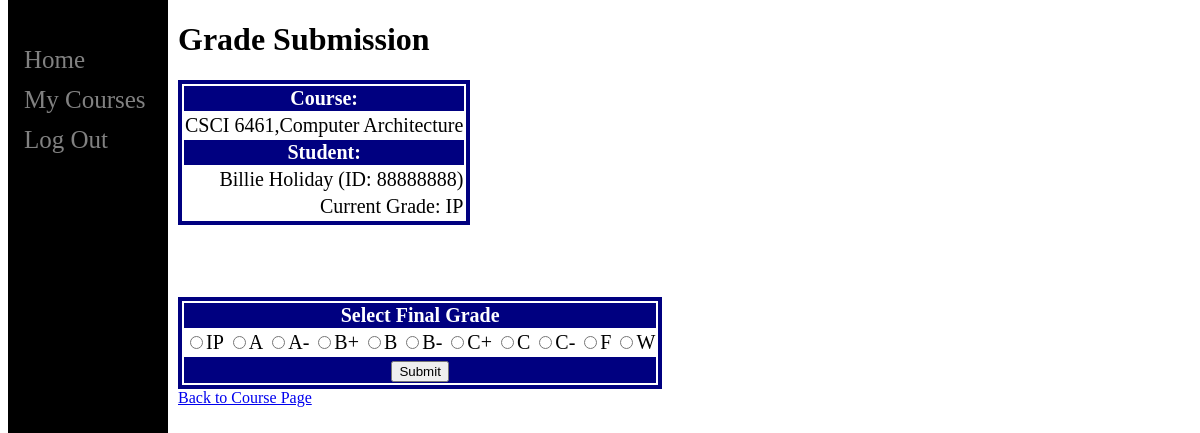
Page /faculty-instructor/chgrade.php?cid=2&sid=88888888 on the committed database.
### tables this page shows
CREATE TABLE course_catalog (
    courseID int(3) not null,
    course_dept  varchar(20) not null,
    course_num     int(4) not null,
    course_name varchar(50) not null,
    day TINYTEXT,
    startTime     int(4) not null,
    endTime     int(4) not null,
    semester TINYTEXT,
    course_credits     int(1) not null,
    sectionNum	 int(1) not null,
    instructor TINYTEXT,
    instructor_id INT(8) ZEROFILL,
    preq1Dept     varchar(20),
    preq1Num     varchar(20),
    preq2Dept     varchar(20),
    preq2Num     varchar(20)
);

CREATE TABLE student (
  user_id INT(8) ZEROFILL,
  program INT(1),
  thesis INT(1),
  app_to_grad INT(1),
  form1 INT,
  adv_id INT(8) ZEROFILL,
  fname TINYTEXT,
  lname TINYTEXT,
  email TINYTEXT,
  street TINYTEXT,
  city TINYTEXT,
  state TINYTEXT,
  country TINYTEXT,
  ssn TINYTEXT,
  adv_form INT(1),
  reg_hold INT(1),
  PRIMARY KEY (user_id)
);

CREATE TABLE enrollment (
  user_id INT(8) ZEROFILL,
  course_num     int(4) not null,
  courseID     int(3) not null,
  course_dept TINYTEXT,
  course_name TINYTEXT,
  startTime     INT(4),
  endTime     INT(4),
  day   TINYTEXT,
  semester TINYTEXT,
  course_credits    INT(4),
  year	   INT(4),
  grade	  TINYTEXT,
  gpa  decimal(3,2)
);

### faculty-instructor/chgrade.php (the view, shortened to what this page needs)
<?php
  require "header.php";
?>
<main>
  <div class="change-tbl">
  <h1>Grade Submission</h1>
  <?php
    if(isset($_GET['cid']) && isset($_GET['sid'])){
      $form = "<form action = '' method = 'post'><table>";
      $course = $_GET['cid'];
      $student = $_GET['sid'];
      $course_query = "SELECT * FROM course_catalog WHERE courseID=" . $course;
      $run_course_query = mysqli_query($conn, $course_query);
      $course_data = mysqli_fetch_assoc($run_course_query);
      $student_query = "SELECT * FROM student WHERE user_id=" . $student;
      $run_student_query = mysqli_query($conn, $student_query);
      $student_data = mysqli_fetch_assoc($run_student_query);
      $enroll_query = "SELECT grade FROM enrollment WHERE user_id=" . $student ." AND courseID=" . $course;
      $run_enroll_query = mysqli_query($conn, $enroll_query);
      $enrollment_data = mysqli_fetch_assoc($run_enroll_query);
      $form .= "<tr><th>Course: </th></tr><tr><td>{$course_data['course_dept']} {$course_data['course_num']},{$course_data['course_name']}</td></tr>";
      $form .= "<tr><th>Student: </th></tr><tr><td>{$student_data['fname']} {$student_data['lname']} (ID: {$student_data['user_id']})</td></tr><tr><td>Current Grade: {$enrollment_data['grade']}</td></tr>";
      $form .= "</table>";
      $form .= "<br /><br /><br /><br />";
      $form .= "<table><tr><th colspan=11>Select Final Grade</th></tr>";
      $form .= "<tr><td><input type='radio' name='grade' value='IP'>IP</td><td><input type='radio' name='grade' value='A'>A</td><td><input type='radio' name='grade' value='A-'>A-</td><td><input type='radio' name='grade' value='B+'>B+</td><td><input type='radio' name='grade' value='B'>B</td><td><input type='radio' name='grade' value='B-'>B-</td><td><input type='radio' name='grade' value='C+'>C+</td><td><input type='radio' name='grade' value='C'>C</td><td><input type='radio' name='grade' value='C-'>C-</td><td><input type='radio' name='grade' value='F'>F</td><td><input type='radio' name='grade' value='W'>W</td></tr>";
      $form .= "<tr><th colspan=11><button type='submit' name='grade-submit'>Submit</button></th></tr>";
      $form .= "</table></form><a href='course_det.php?id=" . $course . "'>Back to Course Page</a>";
      echo $form;
    }
    else{
      header("Location: courses.php");
      exit();
    }
  ?>
</div>
</main>
<?php
  require "footer.php";
?>

### faculty-instructor/style.css (style rules this page uses)
body { font-family: "verdana"; }
main { margin-left: 160px; padding: 0px 10px; }
.change-tbl h1, p { text-align:left; }
.change-tbl table { height: 25px; width: auto; font-size: 20px; text-align: center; border: 4px solid navy; vertical-align: center; }
.change-tbl td { text-align:right; }
.change-tbl th { text-align:center; color: white; background-color: navy; }

### rows in the picture
course_catalog: course_dept "CSCI", course_num "6461", course_name "Computer Architecture"
student: fname "Billie", lname "Holiday", user_id "88888888"
enrollment: grade "IP"
